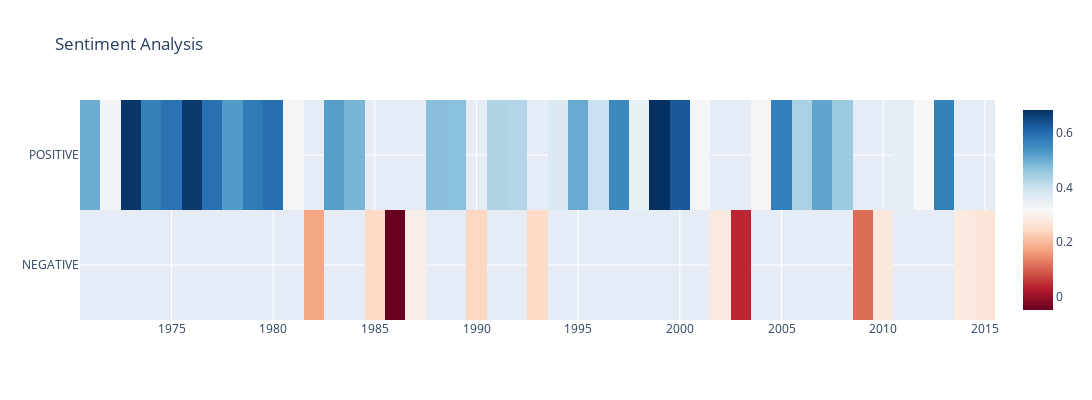

The notebook cell saved with this chart:
### Code cell
fig = go.Figure(
    data=go.Heatmap(
        z=yemen['Overall_Sentiment_Score'],
        x=yemen['year'],
        y=yemen["Sentiment_dif"],
        colorscale=px.colors.sequential.RdBu,
    )
)

fig.update_layout(
    title=go.layout.Title(
        text="Sentiment Analysis"
    ),
    autosize=False,
    width=1200,
    height=400,
)

fig.update_layout(yaxis_autorange = "reversed")

fig.show()

### Figure 1 — Plotly figure (JSON) as saved in the notebook; plotly's stock layout.template omitted (floating-point values rounded to 4 significant figures)
{"data": [{"colorscale": [[0, "rgb(103,0,31)"], [0.1, "rgb(178,24,43)"], [0.2, "rgb(214,96,77)"], [0.3, "rgb(244,165,130)"], [0.4, "rgb(253,219,199)"], [0.5, "rgb(247,247,247)"], [0.6, "rgb(209,229,240)"], [0.7, "rgb(146,197,222)"], [0.8, "rgb(67,147,195)"], [0.9, "rgb(33,102,172)"], [1, "rgb(5,48,97)"]], "type": "heatmap", "x": [1989, 2013, 1985, 2008, 1991, 1986, 2002, 1975, 1996, 2012, 1997, 1978, 1988, 2010, 1984, 1995, 2009, 1971, 1976, 1983, 1979, 1999, 2005, 1987, 1982, 1998, 2003, 2004, 1980, 2014, 2011, 1974, 2015, 1993, 1977, 1981, 2000, 1992, 1990, 1973, 1994, 1972, 2006, 2007, 2001], "y": ["POSITIVE", "POSITIVE", "NEGATIVE", "POSITIVE", "POSITIVE", "NEGATIVE", "NEGATIVE", "POSITIVE", "POSITIVE", "POSITIVE", "POSITIVE", "POSITIVE", "POSITIVE", "NEGATIVE", "POSITIVE", "POSITIVE", "NEGATIVE", "POSITIVE", "POSITIVE", "POSITIVE", "POSITIVE", "POSITIVE", "POSITIVE", "NEGATIVE", "NEGATIVE", "POSITIVE", "NEGATIVE", "POSITIVE", "POSITIVE", "NEGATIVE", "POSITIVE", "POSITIVE", "NEGATIVE", "NEGATIVE", "POSITIVE", "POSITIVE", "POSITIVE", "POSITIVE", "NEGATIVE", "POSITIVE", "POSITIVE", "POSITIVE", "POSITIVE", "POSITIVE", "POSITIVE"], "z": [0.4716, 0.5682, 0.2442, 0.4528, 0.4297, -0.04826, 0.2815, 0.5911, 0.3997, 0.3181, 0.5529, 0.5245, 0.4722, 0.2769, 0.487, 0.502, 0.1104, 0.4981, 0.6703, 0.5207, 0.5764, 0.6831, 0.5696, 0.2937, 0.1739, 0.3435, 0.04037, 0.3123, 0.5971, 0.2842, 0.3525, 0.5672, 0.271, 0.2444, 0.5942, 0.328, 0.6286, 0.4267, 0.2396, 0.6743, 0.3715, 0.3281, 0.4371, 0.51, 0.3238]}], "layout": {"autosize": false, "height": 400, "title": {"text": "Sentiment Analysis"}, "width": 1200, "yaxis": {"autorange": "reversed"}}}
